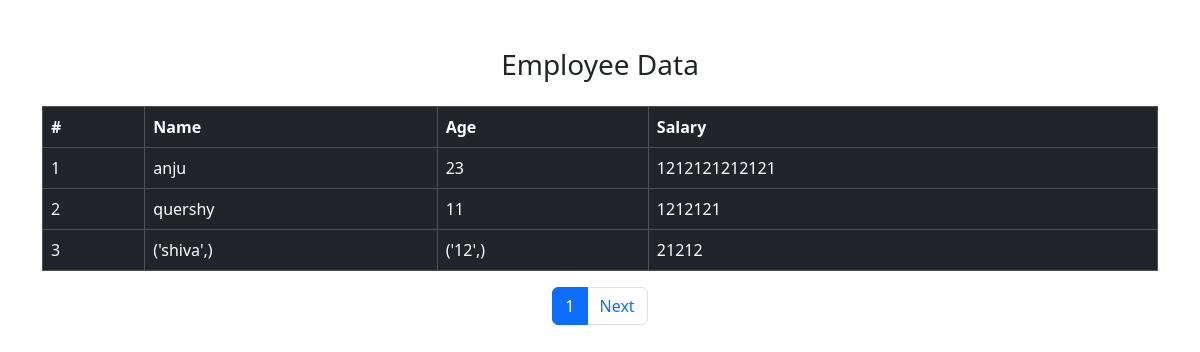
/allData/, run on the app's committed database.
### home/models.py (models this page shows, shortened)
class DataModels(models.Model):
    name=models.CharField(max_length=50)
    salary=models.IntegerField()
    age=models.IntegerField()

### home/views.py (the view)
# urls.py: path("allData/",views.allData),
def allData(request):
    data=list(DataModels.objects.all().values())
    paginator = Paginator(data, 3) # Show 3 items per page
    page_number = request.GET.get("page")  # get current page number
    page_obj = paginator.get_page(page_number)
    print(data)
    context={
        "page_obj": page_obj
    }
    print(context)
    return render(request,"allData.html",context)

### home/templates/allData.html (shortened to what this page needs)
<!doctype html>
<html lang="en">
  <head>
    <link
      href="https://cdn.jsdelivr.net/npm/bootstrap@5.3.2/dist/css/bootstrap.min.css"
      rel="stylesheet"
    />
  </head>
  <body>
    <div class="container mt-5">
      <h3 class="text-center mb-4">Employee Data</h3>
      <table class="table table-bordered table-dark">
        <thead>
          <tr>
            <th>#</th>
            <th>Name</th>
            <th>Age</th>
            <th>Salary</th>
          </tr>
        </thead>
        <tbody>
          {% for i in page_obj %}
          <tr>
            <td>{{ i.id }}</td>
            <td>{{ i.name }}</td>
            <td>{{ i.age }}</td>
            <td>{{ i.salary }}</td>
          </tr>
          {% empty %}
          <tr>
            <td colspan="4" class="text-center">No data available</td>
          </tr>
          {% endfor %}
        </tbody>
      </table>
      <nav aria-label="Page navigation">
        <ul class="pagination justify-content-center">
          <li class="page-item active">
            <span class="page-link"> {{ page_obj.number }} </span>
          </li>
          {% if page_obj.has_next %}
          <li class="page-item">
            <a class="page-link" href="?page={{ page_obj.next_page_number }}">
              Next
            </a>
          </li>
          {% endif %}
        </ul>
      </nav>
    </div>
  </body>
</html>

### data on the page
DataModels: id "1", name "anju", age "23", salary "1212121212121"
DataModels: id "2", name "quershy", age "11", salary "1212121"
DataModels: id "3", name "('shiva',)", age "('12',)", salary "21212"

### other printed values
{{ page_obj.number }} "1"
